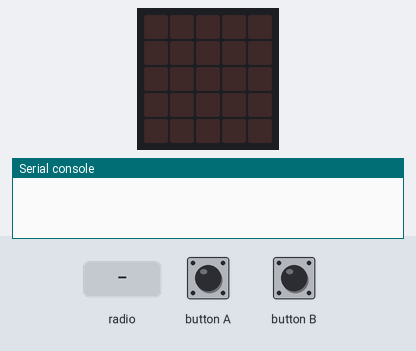
Bench run of a program on a simulated BBC micro:bit (MakeCode). On the bench: the board's 5×5 LED display, the last lines printed to the serial console. The inputs (shaded band) are chosen by the test bench. No radio messages arrive unless stated (any console line starting 'radio sent:' is added by the test bench).

Above: at 1.2 s.
1.3 s: button A pressed for 0.15 s
At 2.5 s:
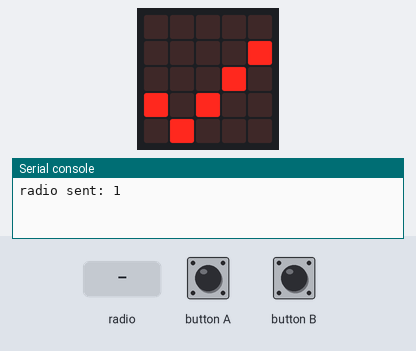
2.9 s: button B pressed for 0.15 s
At 3.9 s:
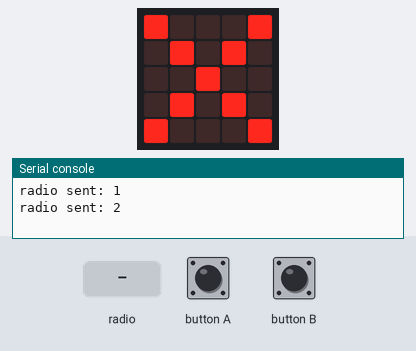
4.5 s: radio message "1" arrives
At 5.0 s:
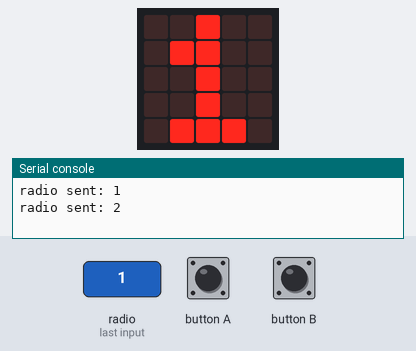
6.0 s: button A pressed for 1 s
At 6.4 s:
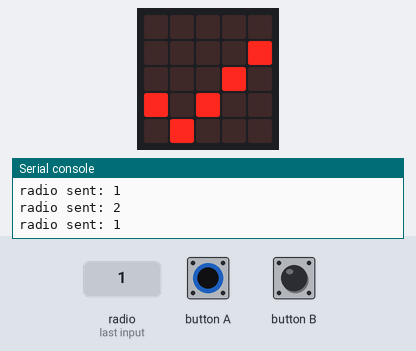
8.5 s: button B pressed for 1 s
At 9.6 s:
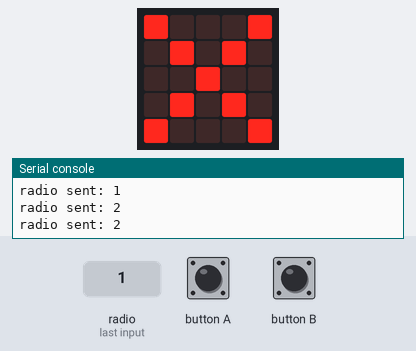
Timing chart, 0 to 11.5 s (numbered marks = the images above; inputs shaded):
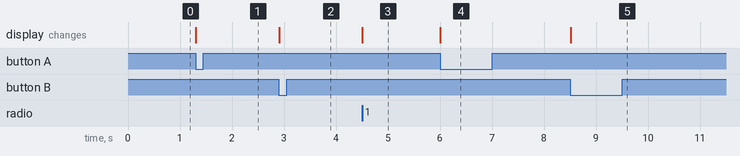

Measured:
- after the input at 1.3 s, the display: changes at once (image 1)
- after the input at 2.9 s, the display: changes at once (image 2)
- after the input at 4.5 s, the display: changes at once (image 3)
- after the input at 6.0 s, the display: changes at once (image 4)
- after the input at 8.5 s, the display: changes at once (image 5)

The program:

main.ts
```typescript
radio.onReceivedString(function (receivedString) {
    basic.showString(receivedString)
})
radio.setGroup(168)
basic.forever(function () {
    if (input.buttonIsPressed(Button.A)) {
        radio.sendNumber(1)
        basic.showIcon(IconNames.Yes)
    }
    if (input.buttonIsPressed(Button.B)) {
        radio.sendNumber(2)
        basic.showIcon(IconNames.No)
    }
})
```

test.ts
```typescript
// 在這裡測試；當此封包作為擴充功能時，將不會編譯此內容。
```
